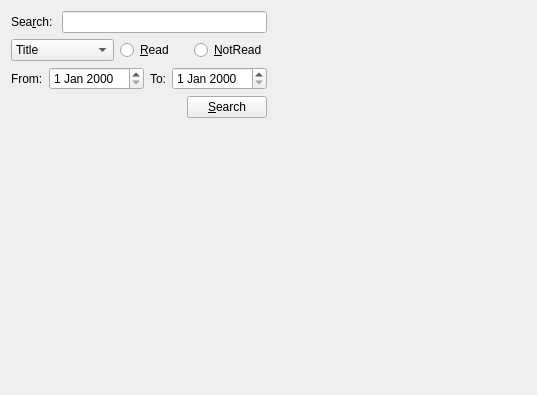
<?xml version="1.0" encoding="UTF-8"?>
<ui version="4.0">
 <class>SearchTab</class>
 <widget class="QWidget" name="SearchTab">
  <property name="geometry">
   <rect>
    <x>0</x>
    <y>0</y>
    <width>537</width>
    <height>395</height>
   </rect>
  </property>
  <property name="windowTitle">
   <string>Form</string>
  </property>
  <layout class="QFormLayout" name="formLayout">
   <property name="fieldGrowthPolicy">
    <enum>QFormLayout::AllNonFixedFieldsGrow</enum>
   </property>
   <item row="0" column="0">
    <layout class="QVBoxLayout" name="verticalLayout">
     <item>
      <layout class="QHBoxLayout" name="horizontalLayout_15">
       <item>
        <widget class="QLabel" name="label">
         <property name="text">
          <string>Sea&amp;rch: </string>
         </property>
         <property name="buddy">
          <cstring>searchLineEdit_3</cstring>
         </property>
        </widget>
       </item>
       <item>
        <widget class="QLineEdit" name="searchLineEdit_3"/>
       </item>
      </layout>
     </item>
     <item>
      <layout class="QHBoxLayout" name="horizontalLayout_16">
       <item>
        <widget class="QComboBox" name="categoryComboBox_3">
         <item>
          <property name="text">
           <string>Title</string>
          </property>
         </item>
         <item>
          <property name="text">
           <string>Abstract</string>
          </property>
         </item>
         <item>
          <property name="text">
           <string>Author</string>
          </property>
         </item>
         <item>
          <property name="text">
           <string>Web Address</string>
          </property>
         </item>
        </widget>
       </item>
       <item>
        <widget class="QRadioButton" name="radioButton">
         <property name="text">
          <string>&amp;Read</string>
         </property>
        </widget>
       </item>
       <item>
        <widget class="QRadioButton" name="radioButton_2">
         <property name="text">
          <string>&amp;NotRead</string>
         </property>
        </widget>
       </item>
      </layout>
     </item>
     <item>
      <layout class="QHBoxLayout" name="horizontalLayout_17">
       <item>
        <layout class="QHBoxLayout" name="horizontalLayout_18">
         <item>
          <widget class="QLabel" name="label_3">
           <property name="text">
            <string>From:</string>
           </property>
          </widget>
         </item>
         <item>
          <widget class="QDateEdit" name="fromDateEdit_3"/>
         </item>
        </layout>
       </item>
       <item>
        <layout class="QHBoxLayout" name="horizontalLayout_19">
         <item>
          <widget class="QLabel" name="toLabel_3">
           <property name="text">
            <string>To:</string>
           </property>
          </widget>
         </item>
         <item>
          <widget class="QDateEdit" name="toDateEdit_3"/>
         </item>
        </layout>
       </item>
      </layout>
     </item>
     <item>
      <layout class="QHBoxLayout" name="horizontalLayout_20">
       <item>
        <spacer name="horizontalSpacer_9">
         <property name="orientation">
          <enum>Qt::Horizontal</enum>
         </property>
         <property name="sizeHint" stdset="0">
          <size>
           <width>40</width>
           <height>20</height>
          </size>
         </property>
        </spacer>
       </item>
       <item>
        <widget class="QPushButton" name="searchButton_3">
         <property name="text">
          <string>&amp;Search</string>
         </property>
        </widget>
       </item>
      </layout>
     </item>
    </layout>
   </item>
  </layout>
 </widget>
 <resources/>
 <connections/>
</ui>
